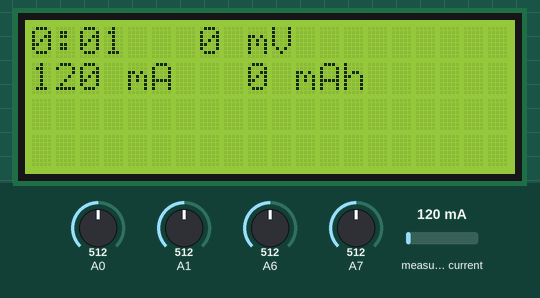
Simulated run of this sketch. Board: Arduino Pro Mini, built for the host (arithmetic inside an expression is 32-bit, double 64-bit). On the bench: 20×4 character LCD. Inputs (shaded band) come from the test bench; at power-on: measured current 120 mA, A6 = 512, A7 = 512, A0 = 512, A1 = 512. What the sketch prints to the serial monitor is not drawn.

Above: at 9.8 s.
9.9 s: measured current set to 0 mA
At 11.6 s:
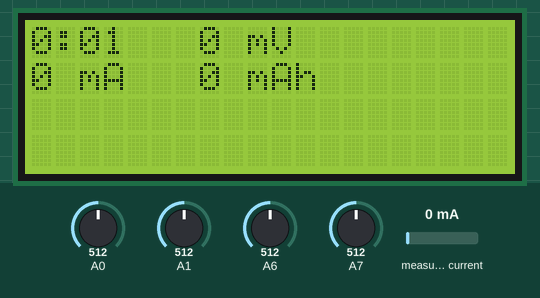
12.0 s: A6 set to 716
At 13.1 s:
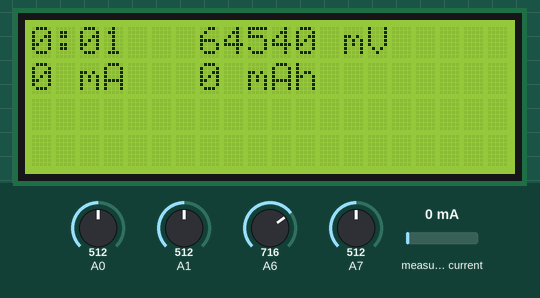
14.0 s: A7 set to 306
At 15.7 s:
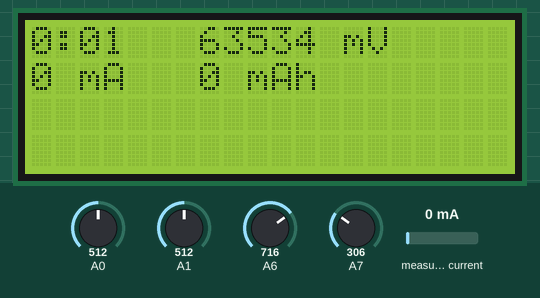
16.0 s: measured current set to 40 mA
At 17.3 s:
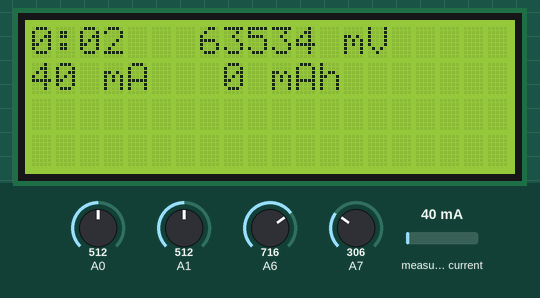
21.1 s: A7 set to 117
At 22.3 s:
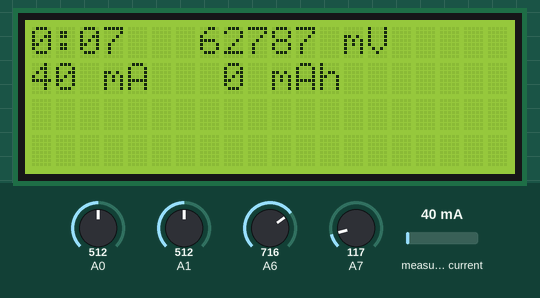
Timing chart, 0 to 24.1 s (numbered marks = the images above; inputs shaded):
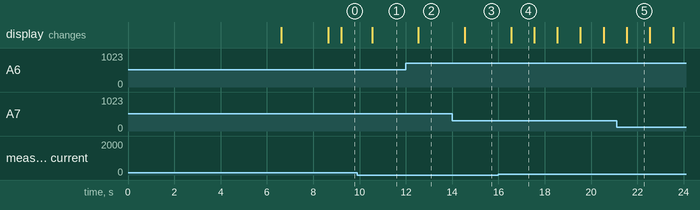

Measured:
- after the input at 12.0 s, the display: changes after 0.54 s (image 2)
- after the input at 14.0 s, the display: changes after 0.54 s (image 3)
- after the input at 16.0 s, the display: changes after 0.54 s (image 4)
- what the display in image 5 shows lasts 1.0 s, from 21.5 s to 22.5 s

The sketch:

LiPoCharger1.ino
```cpp
/*
   a18.lipocharger_4615 step-down, INA219 current sensor, TP4056 LiPo-charger, 2004A LCD display

   Board: Arduino Pro Mini
   Processor: Atmega328P (3.3V 8 MHz), but supplied  by 5V
   Port:  /dev/ttyUSB0 (Arduino Mini Pro)
   Programmer: AVRISP mk II
   Serial speed: 57600

  Sketch uses 12696 bytes (41%) of program storage space. Maximum is 30720 bytes.
  Global variables use 1337 bytes (65%) of dynamic memory, leaving 711 bytes for local variables. Maximum is 2048 bytes.

  Wiring dis2004A - Arduino:
    fnc - col- pin
    GND - BK - GND
    VCC - YE - VCC
    SDA - BN - A4
    SCL - GY - A5
  Wiring INA219 - Arduino:
    fnc - col- pin
    VCC - YE - VCC
    GND - BK - GND
    SCL - GY - A5
    SDA - BN - A4

  Wiring Voltages - Arduino
    fnc - col - pin
    Vb- RD - A6
    Vb+ RD - A7

  WiringTP4056 voltages - Arduino
    p7 - RD led - A1 - charging
    p6 - GN led - A0 - charged
  Note:
    R3 charging resistor (to pin 2) increased from 1k2 (1A) to 2k7 (440 mA)

  Sketch uses 14298 bytes (46%) of program storage space. Maximum is 30720 bytes.
  Global variables use 1427 bytes (69%) of dynamic memory, leaving 621 bytes for local variables. Maximum is 2048 bytes.

*/


#include <Arduino.h>
#include <Wire.h>


#include "myCli.h"
#include "myWire.h"
#include "myLiquidCrystal_I2C.h"
#include "myINA219.h"


void setup(void) {
  cliSetup();

  wireSetup();

  lcdSetup();

  ina219setup();
}


void loop(void) {
  cliLoop();

  lcdLoop();

  // TO DO: make a function from this:
  uint32_t used = millis() % displayPeriod;
  delay (displayPeriod - used);
}
```

myCli.cpp
```cpp
// myCli.cpp

// handle CLI commands


#include <Arduino.h>
#include "myCli.h"
#include "myWire.h"
//#include "myU8g2.h"
#include "myLiquidCrystal_I2C.h"


#define NODE 18


char cliBuf[BUFLEN];
char rxmsg[MSGLEN + 1];
char txmsg[MSGLEN + 1];
uint8_t lDeb = 1;


void cliSetup(void) {
  Serial.begin(57600);
  delay(1500);
  Serial.println("\n");  // 2 empty lines
}


// Receive commands from Serial command line, split in separate commands, handle each command and show results
void cliLoop(void) {
  if (cliSerial(rxmsg)) {
    if (rxmsg[0]) {
      cliSplit(rxmsg, txmsg);
    }
  }

  if (strlen(txmsg)) {
    Serial.print("-");
    Serial.println(txmsg);
    txmsg[0] = 0;
  }
}


// get CLI commands from Serial and execute them:
bool cliSerial(char *rxmsg) {
  char c;
  int myI = 0;
  bool myStop = false, sereceived = false;

  // Read commands string from Serial
  while (Serial.available() && !myStop) {
    c = Serial.read();
    if (c == '\n') {
      myStop = true;
    } else {
      rxmsg[myI++] = c;
    }
    if (myI >= MSGLEN)
      myStop = true;
    sereceived = true;
    delay(10);   // to allow for next char
  }
  rxmsg[myI] = 0;

  return sereceived;
}


// split command line in rxmsg separated by ';' into single commands:
void cliSplit(char* rxmsg, char* txmsg) {
  txmsg[0] = 0;

  int myC = 0;
  char myCmd[MSGLEN + 1];
  for (uint8_t myI = 0; myI < strlen(rxmsg); myI++) {
    if (rxmsg[myI] == ';' || rxmsg[myI] == 0 || rxmsg[myI] == '\n') {
      myCmd[myC] = 0;
      myC = 0;
      if (myCmd[0] != 0) {
        cliExec(myCmd, txmsg);   // writes and serialprints txmsg
      }
    } else {
      myCmd[myC] = rxmsg[myI];
      myC++;
    }
  }

  rxmsg[0] = 0;
}


// execute a single CLI command:
void cliExec(char *rxmsg, char* txmsg) {
  if (strstart(rxmsg, "de")) {   // de; de=0; de=1;
    cliDeb(rxmsg, txmsg);
  } else if (strstart(rxmsg, "id")) {   // "id;"
    cliWho(rxmsg, txmsg);
  } else if (strstart(rxmsg, "wh")) {   // "id;"
    cliWho(rxmsg, txmsg);
  } else if (strstart(rxmsg, "wi")) {   // "wire/I2C"
    cliWire(rxmsg, txmsg);
  } else  {
    snprintf(cliBuf, sizeof(cliBuf), "clex%d\terr: '%s'", __LINE__, rxmsg);
    Serial.println(cliBuf);
  }
}


// Function: set debug level;   usage: de;  de=0;   de=1;
void cliDeb(char* rxmsg, char* txmsg) {
  if (rxmsg[2] != '=') {
    if (lDeb > 1) {
      snprintf(cliBuf, sizeof(cliBuf), "clde%d\tlDeb=%d", __LINE__, lDeb);
      Serial.println(cliBuf);
    }
    sprintf(&txmsg[strlen(txmsg)], "de=%d;", lDeb);
  } else {
    int8_t result = -2;
    result = sscanf(&rxmsg[3], "%d", &lDeb);
    if (result < 1) {
      if (lDeb > 1) {
        snprintf(cliBuf, sizeof(cliBuf), "clde%d\terr: set lDeb failed: '%s'", __LINE__, &rxmsg[3]);
        Serial.println(cliBuf);
      }
      sprintf(&txmsg[strlen(txmsg)], "de=err;");
    } else {
      if (lDeb > 1) {
        snprintf(cliBuf, sizeof(cliBuf), "clde%d\tlDeb=>%d", __LINE__, lDeb);
        Serial.println(cliBuf);
      }
      sprintf(&txmsg[strlen(txmsg)], "de=%d;", lDeb);
    }
  }
}


// Function: show ID;   usage: id;   who;
void cliWho(char* rxmsg, char* txmsg) {
  sprintf(&txmsg[strlen(txmsg)], "id=a%02d, LiPo-charger with current-sensor and LCD-display", NODE);
}
```

myCli.h
```cpp
#pragma once

// myCli.h
// handle CLI commands


#define strstart(string, s) (! strncmp(string, s, strlen(s)))
#define BUFLEN 128
#define MSGLEN 64

//extern bool serialActive;
extern uint8_t lDeb;
extern char cliBuf[BUFLEN];
extern char rxmsg[MSGLEN + 1];
extern char txmsg[MSGLEN + 1];


void cliSetup(void);           // handle CLI commands
void cliLoop(void);            // handle commands over Serial
bool cliSerial(char *);        // read command line from Serial
void cliSplit(char*, char*);   // split command line in rxmsg separated by ';' into single commands
void cliExec(char *, char*);   // execute a single CLI command
void cliDeb(char*, char*);
void cliWho(char*, char*);
```

myINA219.cpp
```cpp
// myINA219.cpp

// handle INA219 current sensor
// Ref.: https://www.best-microcontroller-projects.com/tp4056.html


#include <Arduino.h>
#include "myCli.h"
#include "myINA219.h"
#include "myLiquidCrystal_I2C.h"


INA219 ina219(0x40);   // Ref.: https://github.com/RobTillaart/INA3221_RT, Rob Tillaart version


bool ina219setup(void) {
  if (! ina219.begin()) {
    sprintf(cliBuf, "su%d\tINA219 sensor initiation failed", __LINE__);
    Serial.println(cliBuf);
    return false;
  }
  ina219.setBusADC(0x03);
  ina219.setShuntADC(0x03);
  ina219.setMaxCurrentShunt(3.2, 0.1);  // Ampere, Ohm

  sprintf(cliBuf, "in%d\tshunt=%d mOhm\n", __LINE__, round(ina219.getShunt() * 1000));
  Serial.println(cliBuf);

  return true;
};
```

myINA219.h
```cpp
#pragma once

// myINA219.h
// control INA219 current sensor


#include <Wire.h>
#include "INA219.h"   // Ref.: https://github.com/RobTillaart/INA3221_RT, Rob Tillaart version


extern INA219 ina219;


extern bool ina219setup(void);
```

myLiquidCrystal_I2C.cpp
```cpp
// myLiquidCrystal_I2C.cpp

// handle INA219 current sensor


#include <Arduino.h>
#include "myCli.h"
#include "myLiquidCrystal_I2C.h"
#include "myINA219.h"


LiquidCrystal_I2C lcd(DISADDR, DISCHARS, DISLINES);


bool lcdSetup(void) {
  lcd.init();                      // initialize the lcd

  // Print a message to the LCD.
  lcd.backlight();
  lcd.setCursor(3, 0);
  lcd.print("Hello, world!");
  lcd.setCursor(6, 1);
  lcd.print("Arduino!");
  lcd.setCursor(3, 2);
  lcd.print("LCM I2C 2004");
  lcd.setCursor(4, 3);
  lcd.print("have fun !");
  delay(2000);
  lcdLine(2, "");
  lcdLine(3, "");

  return true;
}


void lcdLoop(void) {
  static double coulomb = 0.;
  static float fSecs = 0.;
  static uint16_t logline = 0;
#define LOGPERIOD 30

  coulomb += ina219.getCurrent() * (float) displayPeriod / 1000.;   // runs every second
  uint16_t iCurrent = round(ina219.getCurrent() * 1000.);   // round() can not be called 2ce in the same sprintf()
  uint16_t imAh = round(coulomb * 1000. / 3600.);

  if ((logline % LOGPERIOD) == 0) {
    snprintf(cliBuf, sizeof(cliBuf), "lcd%d\tI=%d mA\tC=%d mAh\t", __LINE__, iCurrent, imAh);
    Serial.print(cliBuf);
  }

  // TP4056 cycle is 100 ... 200 ms; take samples over 500 ms period
  uint16_t v0min = 1024;
  uint16_t v0max = 0;
  uint32_t v0sum = 0L;
  uint16_t v1min = 1024;
  uint16_t v1max = 0;
  uint32_t v1sum = 0L;
  uint16_t v6min = 1024;
  uint16_t v6max = 0;
  uint32_t v6sum = 0L;
  uint16_t v7min = 1024;
  uint16_t v7max = 0;
  uint32_t v7sum = 0L;
  uint32_t endTime = millis() + 500L;
  float count = 0;
  while (millis() < endTime) {
    uint16_t v0 = analogRead(A0);
    uint16_t v1 = analogRead(A1);
    uint16_t v6 = analogRead(A6);
    uint16_t v7 = analogRead(A7);

    if (v0min > v0) v0min = v0;
    if (v0max < v0) v0max = v0;
    if (v1min > v1) v1min = v1;
    if (v1max < v1) v1max = v1;
    if (v6min > v6) v6min = v6;
    if (v6max < v6) v6max = v6;
    if (v7min > v7) v7min = v7;
    if (v7max < v7) v7max = v7;

    v0sum += v0;
    v1sum += v1;
    v6sum += v6;
    v7sum += v7;

    count += 1.;
  }

  uint16_t iVm = round((float)v6sum * 5000. / count / 1024.);    // 5V full-scale, 10-bit ADC
  uint16_t iVp = round((float)v7sum * 5000. / count / 1024.);
  uint16_t iVn = iVp - iVm;

  if ((logline % LOGPERIOD) == 0) {
    snprintf(cliBuf, sizeof(cliBuf), "Vbat=%d,%d,%d mV\t", iVm, iVn, iVp);
    Serial.print(cliBuf);
  }

  // Convert from 0...1023 to 0..5000 mV
  v0min = (uint32_t) v0min * 5000 / 1024;
  v0max = (uint32_t) v0max * 5000 / 1024;
  v1min = (uint32_t) v1min * 5000 / 1024;
  v1max = (uint32_t) v1max * 5000 / 1024;
  v6min = (uint32_t) v6min * 5000 / 1024;
  v6max = (uint32_t) v6max * 5000 / 1024;
  v7min = (uint32_t) v7min * 5000 / 1024;
  v7max = (uint32_t) v7max * 5000 / 1024;
  uint16_t v0avg = round((float)v0sum * 5000. / count / 1024.);    // 5V full-scale, 10-bit ADC
  uint16_t v1avg = round((float)v1sum * 5000. / count / 1024.);
  uint16_t v6avg = round((float)v6sum * 5000. / count / 1024.);    // 5V full-scale, 10-bit ADC
  uint16_t v7avg = round((float)v7sum * 5000. / count / 1024.);
  if ((logline % LOGPERIOD) == 0) {
    snprintf(cliBuf, sizeof(cliBuf), "V0=%d..%d..%d mV\tV1=%d..%d..%d mV\t", v0min, v0avg, v0max, v1min, v1avg, v1max);
    Serial.print(cliBuf);
    snprintf(cliBuf, sizeof(cliBuf), "V6=%d..%d..%d mV\tV7=%d..%d..%d mV\t", v6min, v6avg, v6max, v7min, v7avg, v7max);
    Serial.println(cliBuf);
  }

  if (iCurrent > 1) fSecs += 1.;
  uint32_t secs = round(fSecs);
  sprintf(cliBuf, "%ld:%02ld   %d mV               ", secs / 60L, secs % 60L, iVn);
  lcdLine(0, cliBuf);

  snprintf(cliBuf, sizeof(cliBuf), "%d mA   %d mAh          ", iCurrent, imAh);
  lcdLine(1, cliBuf);

  logline++;
}


void lcdLine(const uint8_t line, const char* text) {
  char lcdLine[DISCHARS + 1];
  if (DISCHARS == 16) sprintf(lcdLine, "%-16.16s", text);   // truncate to linesize and pad with spaces
  if (DISCHARS == 20) sprintf(lcdLine, "%-20.20s", text);
  lcd.setCursor(0, line % DISLINES);
  lcd.print(lcdLine);
}
```

myLiquidCrystal_I2C.h
```cpp
#pragma once

// myLiquidCrystal_I2C.h
// control 2004A display


#include <Wire.h>
#include <LiquidCrystal_I2C.h>   // Ref.: https://github.com/johnrickman/LiquidCrystal_I2C
#define DISADDR 0x27
#define DISCHARS 20
#define DISLINES 4


#define displayPeriod 1000L


extern LiquidCrystal_I2C lcd;


extern bool lcdSetup(void);
extern void lcdLoop(void);
extern void lcdLine(const uint8_t,const char*);
```

myWire.cpp
```cpp
// myWire.cpp

#include "Arduino.h"
#include "Wire.h"
#include "myCli.h"
#include "myWire.h"


bool wireSetup(void) {
  Wire.begin();

  wireScan();

  return true;
}


void cliWire(char* rxmsg,  char* txmsg) {
  if (rxmsg[2] == 0) {   // "wi;"
    wireScan();
  }
}


// TO DO: store address ranges in an array
// TO DO: return a list of detected addresses
void wireScan(void) {
  byte error, address;
  int nDevices;
  snprintf(cliBuf, sizeof(cliBuf), "\n\nwisc%d\tScanning I2C ...", __LINE__);
  Serial.println(cliBuf);

  nDevices = 0;
  for (address = 1; address < 127; address++ ) {
    Wire.beginTransmission(address);
    error = Wire.endTransmission();
    if (error == 0) {
      snprintf(cliBuf, sizeof(cliBuf), "wisc%d\tI2C device found at address 0x%02X", __LINE__, address);
      Serial.print(cliBuf);
      if (address == 0x23 || address == 0x5C) {   // Note: ADDR must be connected to ground. DON'T use address 0x23 here, that can also be a display address !
        snprintf(cliBuf, sizeof(cliBuf), " - BH1750/GY-302 light sensor");
        Serial.println(cliBuf);
        delay(1000);
      } else if (0x20 <= address && address <= 0x27) {
        //i2cDisplay.address = address;
        snprintf(cliBuf, sizeof(cliBuf), " - 16*2 or 20*4 LCD display");
        Serial.println(cliBuf);
        delay(1000);
      } else if (0x40 <= address && address <= 0x4F) {
        //i2cColorSensor.address = address;
        snprintf(cliBuf, sizeof(cliBuf), " - INA219 current sensor");
        Serial.println(cliBuf);
        delay(1000);
      } else {
        Serial.println();
      }
      nDevices++;
    } else if (error == 4) {
      snprintf(cliBuf, sizeof(cliBuf), "wisc%d\tUnknown error at address 0x02X", __LINE__, address);
      Serial.println(cliBuf);
    }
  }

  if (nDevices == 0) {
    snprintf(cliBuf, sizeof(cliBuf), "wisc%d\tNo I2C devices found\n", __LINE__);
    Serial.println(cliBuf);
  } else {
    snprintf(cliBuf, sizeof(cliBuf), "wisc%d\t%d I2C devices found, done.\n", __LINE__, nDevices);
    Serial.println(cliBuf);
  }
}
```

myWire.h
```cpp
#pragma once

// myWire.h


#include "Arduino.h"


extern bool wireSetup(void);
extern void cliWire(char*, char*);
extern void wireScan(void);
```
